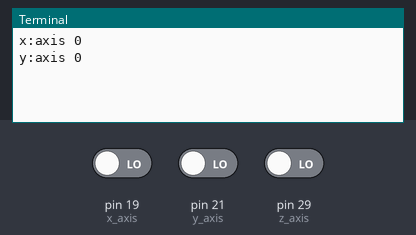
A program run on a simulated Raspberry Pi (header pin numbers). Shown: the last lines printed to the terminal. Inputs (shaded band) come from the test bench; at power-on: pin 19 (x_axis) LOW, pin 21 (y_axis) LOW, pin 29 (z_axis) LOW.

Above: at 1.2 s.
1.3 s: pin 19 (x_axis) driven HIGH
At 3.8 s:
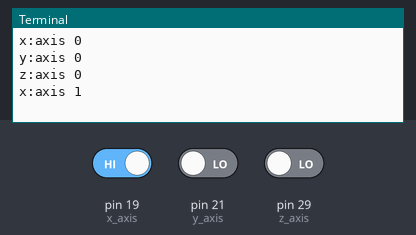
6.5 s: pin 21 (y_axis) driven HIGH
At 7.4 s:
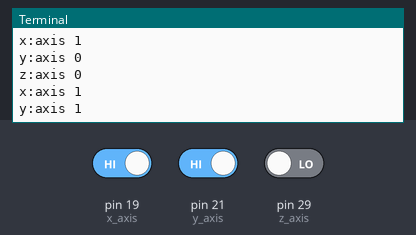
10.4 s: pin 29 (z_axis) driven HIGH
At 11.7 s:
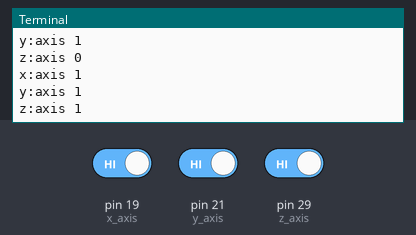

The program:

adxl.py
```python
import RPi.GPIO as io
import time
io.setmode(io.BOARD)
io.setwarnings(False)

x_axis=19
y_axis=21
z_axis=29

io.setup(x_axis,io.IN)
io.setup(y_axis,io.IN)
io.setup(z_axis,io.IN)


try:
     while True:
        x=io.input(x_axis)
        print("x:axis "+str(x))
        time.sleep(1)
        y=io.input(y_axis)
        print("y:axis "+str(y))
        time.sleep(1)
        z=io.input(z_axis)
        print("z:axis "+str(z))
        time.sleep(1)
except KeyboardInterrupt:
    print("Received Interupt")
```

Measured:
- after the input at 1.3 s, the terminal: prints a new line after 1.7 s (image 1)
- after the input at 6.5 s, the terminal: prints a new line after 0.50 s (image 2)
- after the input at 10.4 s, the terminal: prints a new line after 0.60 s (image 3)
